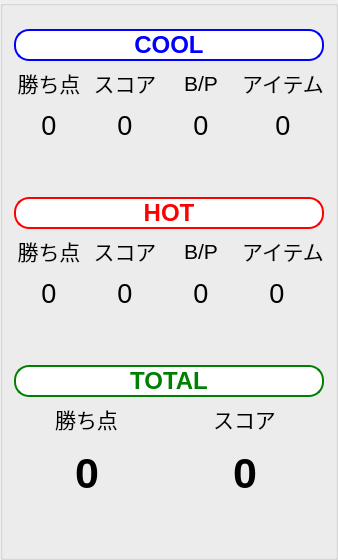
         <widget class="QGroupBox" name="groupBoxA">
          <property name="maximumSize">
           <size>
            <width>400</width>
            <height>16777215</height>
           </size>
          </property>
          <property name="styleSheet">
           <string notr="true"/>
          </property>
          <layout class="QVBoxLayout" name="verticalLayout_2">
           <item>
            <layout class="QGridLayout" name="gridLayout">
             <property name="topMargin">
              <number>12</number>
             </property>
             <item row="4" column="0" colspan="4">
              <widget class="QLabel" name="HOT_label_A">
               <property name="maximumSize">
                <size>
                 <width>16777215</width>
                 <height>40</height>
                </size>
               </property>
               <property name="font">
                <font>
                 <pointsize>18</pointsize>
                 <bold>true</bold>
                </font>
               </property>
               <property name="styleSheet">
                <string notr="true">border-radius: 15px;border:2px solid red;color:red;background-color:white;</string>
               </property>
               <property name="text">
                <string>HOT</string>
               </property>
               <property name="alignment">
                <set>Qt::AlignCenter</set>
               </property>
              </widget>
             </item>
             <item row="10" column="0" colspan="2" alignment="Qt::AlignHCenter">
              <widget class="DynamicallyLabel" name="result_A">
               <property name="minimumSize">
                <size>
                 <width>140</width>
                 <height>65</height>
                </size>
               </property>
               <property name="maximumSize">
                <size>
                 <width>140</width>
                 <height>65</height>
                </size>
               </property>
               <property name="font">
                <font>
                 <family>Yu Gothic UI</family>
                 <pointsize>32</pointsize>
                 <bold>true</bold>
                </font>
               </property>
               <property name="text">
                <string>0</string>
               </property>
               <property name="scaledContents">
                <bool>true</bool>
               </property>
               <property name="alignment">
                <set>Qt::AlignCenter</set>
               </property>
              </widget>
             </item>
             <item row="5" column="2">
              <widget class="QLabel" name="bonus_label_A2">
               <property name="maximumSize">
                <size>
                 <width>84</width>
                 <height>16777215</height>
                </size>
               </property>
               <property name="font">
                <font>
                 <pointsize>16</pointsize>
                </font>
               </property>
               <property name="styleSheet">
                <string notr="true"/>
               </property>
               <property name="text">
                <string>B/P</string>
               </property>
               <property name="alignment">
                <set>Qt::AlignCenter</set>
               </property>
              </widget>
             </item>
             <item row="10" column="2" colspan="2" alignment="Qt::AlignHCenter">
              <widget class="DynamicallyLabel" name="score_total_A">
               <property name="minimumSize">
                <size>
                 <width>140</width>
                 <height>65</height>
                </size>
               </property>
               <property name="maximumSize">
                <size>
                 <width>140</width>
                 <height>65</height>
                </size>
               </property>
               <property name="font">
                <font>
                 <family>Yu Gothic UI</family>
                 <pointsize>32</pointsize>
                 <bold>true</bold>
                </font>
               </property>
               <property name="text">
                <string>0</string>
               </property>
               <property name="scaledContents">
                <bool>true</bool>
               </property>
               <property name="alignment">
                <set>Qt::AlignCenter</set>
               </property>
              </widget>
             </item>
             <item row="2" column="1">
              <widget class="DynamicallyLabel" name="score_1_A">
               <property name="minimumSize">
                <size>
                 <width>70</width>
                 <height>40</height>
                </size>
               </property>
               <property name="maximumSize">
                <size>
                 <width>70</width>
                 <height>40</height>
                </size>
               </property>
               <property name="font">
                <font>
                 <pointsize>20</pointsize>
                </font>
               </property>
               <property name="text">
                <string>0</string>
               </property>
               <property name="scaledContents">
                <bool>true</bool>
               </property>
               <property name="alignment">
                <set>Qt::AlignCenter</set>
               </property>
              </widget>
             </item>
             <item row="2" column="0">
              <widget class="DynamicallyLabel" name="result_1_A">
               <property name="minimumSize">
                <size>
                 <width>70</width>
                 <height>40</height>
                </size>
               </property>
               <property name="maximumSize">
                <size>
                 <width>70</width>
                 <height>40</height>
                </size>
               </property>
               <property name="font">
                <font>
                 <pointsize>20</pointsize>
                </font>
               </property>
               <property name="text">
                <string>0</string>
               </property>
               <property name="scaledContents">
                <bool>true</bool>
               </property>
               <property name="alignment">
                <set>Qt::AlignCenter</set>
               </property>
              </widget>
             </item>
             <item row="0" column="0" colspan="4">
              <widget class="QLabel" name="COOL_label_A">
               <property name="maximumSize">
                <size>
                 <width>16777215</width>
                 <height>40</height>
                </size>
               </property>
               <property name="font">
                <font>
                 <pointsize>18</pointsize>
                 <bold>true</bold>
                </font>
               </property>
               <property name="styleSheet">
                <string notr="true">border-radius: 15px;border:2px solid blue;color:blue;background-color:white;</string>
               </property>
               <property name="text">
                <string>COOL</string>
               </property>
               <property name="alignment">
                <set>Qt::AlignCenter</set>
               </property>
              </widget>
             </item>
             <item row="6" column="2">
              <widget class="DynamicallyLabel" name="bonus_2_A">
               <property name="minimumSize">
                <size>
                 <width>70</width>
                 <height>40</height>
                </size>
               </property>
               <property name="maximumSize">
                <size>
                 <width>70</width>
                 <height>40</height>
                </size>
               </property>
               <property name="font">
                <font>
                 <pointsize>20</pointsize>
                </font>
               </property>
               <property name="styleSheet">
                <string notr="true">border-radius: 15px;</string>
               </property>
               <property name="text">
                <string>0</string>
               </property>
               <property name="scaledContents">
                <bool>true</bool>
               </property>
               <property name="alignment">
                <set>Qt::AlignCenter</set>
               </property>
              </widget>
             </item>
             <item row="8" column="0" colspan="4">
              <widget class="QLabel" name="total_label_A">
               <property name="maximumSize">
                <size>
                 <width>16777215</width>
                 <height>40</height>
                </size>
               </property>
               <property name="font">
                <font>
                 <pointsize>18</pointsize>
                 <bold>true</bold>
                </font>
               </property>
               <property name="styleSheet">
                <string notr="true">border-radius: 15px;border:2px solid green;color:green;background-color:white;</string>
               </property>
               <property name="text">
                <string>TOTAL</string>
               </property>
               <property name="alignment">
                <set>Qt::AlignCenter</set>
               </property>
              </widget>
             </item>
             <item row="1" column="1">
              <widget class="QLabel" name="score_label_A1">
               <property name="maximumSize">
                <size>
                 <width>84</width>
                 <height>16777215</height>
                </size>
               </property>
               <property name="font">
                <font>
                 <pointsize>16</pointsize>
                </font>
               </property>
               <property name="styleSheet">
                <string notr="true"/>
               </property>
               <property name="text">
                <string>スコア</string>
               </property>
               <property name="alignment">
                <set>Qt::AlignCenter</set>
               </property>
              </widget>
             </item>
             <item row="5" column="0">
              <widget class="QLabel" name="result_label_A2">
               <property name="maximumSize">
                <size>
                 <width>84</width>
                 <height>16777215</height>
                </size>
               </property>
               <property name="font">
                <font>
                 <pointsize>16</pointsize>
                </font>
               </property>
               <property name="styleSheet">
                <string notr="true"/>
               </property>
               <property name="text">
                <string>勝ち点</string>
               </property>
               <property name="alignment">
                <set>Qt::AlignCenter</set>
               </property>
              </widget>
             </item>
             <item row="3" column="2">
              <widget class="QLabel" name="reason_1_A">
               <property name="minimumSize">
                <size>
                 <width>0</width>
                 <height>40</height>
                </size>
               </property>
               <property name="maximumSize">
                <size>
                 <width>16777215</width>
                 <height>40</height>
                </size>
               </property>
               <property name="font">
                <font>
                 <pointsize>14</pointsize>
                </font>
               </property>
               <property name="text">
                <string/>
               </property>
               <property name="alignment">
                <set>Qt::AlignHCenter|Qt::AlignTop</set>
               </property>
              </widget>
             </item>
             <item row="1" column="2">
              <widget class="QLabel" name="bonus_label_A1">
               <property name="maximumSize">
                <size>
                 <width>84</width>
                 <height>16777215</height>
                </size>
               </property>
               <property name="font">
                <font>
                 <pointsize>16</pointsize>
                </font>
               </property>
               <property name="styleSheet">
                <string notr="true"/>
               </property>
               <property name="text">
                <string>B/P</string>
               </property>
               <property name="alignment">
                <set>Qt::AlignCenter</set>
               </property>
              </widget>
             </item>
             <item row="1" column="3">
              <widget class="QLabel" name="item_label_A1">
               <property name="maximumSize">
                <size>
                 <width>84</width>
                 <height>16777215</height>
                </size>
               </property>
               <property name="font">
                <font>
                 <pointsize>16</pointsize>
                </font>
               </property>
               <property name="styleSheet">
                <string notr="true"/>
               </property>
               <property name="text">
                <string>アイテム</string>
               </property>
               <property name="alignment">
                <set>Qt::AlignCenter</set>
               </property>
              </widget>
             </item>
             <item row="5" column="1">
              <widget class="QLabel" name="score_label_A2">
               <property name="maximumSize">
                <size>
                 <width>84</width>
                 <height>16777215</height>
                </size>
               </property>
               <property name="font">
                <font>
                 <pointsize>16</pointsize>
                </font>
               </property>
               <property name="styleSheet">
                <string notr="true"/>
               </property>
               <property name="text">
                <string>スコア</string>
               </property>
               <property name="alignment">
                <set>Qt::AlignCenter</set>
               </property>
              </widget>
             </item>
             <item row="2" column="3" alignment="Qt::AlignHCenter">
              <widget class="DynamicallyLabel" name="item_1_A">
               <property name="minimumSize">
                <size>
                 <width>70</width>
                 <height>40</height>
                </size>
               </property>
               <property name="maximumSize">
                <size>
                 <width>70</width>
                 <height>40</height>
                </size>
               </property>
               <property name="font">
                <font>
                 <pointsize>20</pointsize>
                </font>
               </property>
               <property name="styleSheet">
                <string notr="true">border-radius: 15px;</string>
               </property>
               <property name="text">
                <string>0</string>
               </property>
               <property name="scaledContents">
                <bool>true</bool>
               </property>
               <property name="alignment">
                <set>Qt::AlignCenter</set>
               </property>
              </widget>
             </item>
             <item row="6" column="3">
              <widget class="DynamicallyLabel" name="item_2_A">
               <property name="minimumSize">
                <size>
                 <width>70</width>
                 <height>40</height>
                </size>
               </property>
               <property name="maximumSize">
                <size>
                 <width>70</width>
                 <height>40</height>
                </size>
               </property>
               <property name="font">
                <font>
                 <pointsize>20</pointsize>
                </font>
               </property>
               <property name="styleSheet">
                <string notr="true">border-radius: 15px;</string>
               </property>
               <property name="text">
                <string>0</string>
               </property>
               <property name="scaledContents">
                <bool>true</bool>
               </property>
               <property name="alignment">
                <set>Qt::AlignCenter</set>
               </property>
              </widget>
             </item>
             <item row="6" column="0">
              <widget class="DynamicallyLabel" name="result_2_A">
               <property name="minimumSize">
                <size>
                 <width>70</width>
                 <height>40</height>
                </size>
               </property>
               <property name="maximumSize">
                <size>
                 <width>70</width>
                 <height>40</height>
                </size>
               </property>
               <property name="font">
                <font>
                 <pointsize>20</pointsize>
                </font>
               </property>
               <property name="styleSheet">
                <string notr="true"/>
               </property>
               <property name="text">
                <string>0</string>
               </property>
               <property name="scaledContents">
                <bool>true</bool>
               </property>
               <property name="alignment">
                <set>Qt::AlignCenter</set>
               </property>
              </widget>
             </item>
             <item row="6" column="1">
              <widget class="DynamicallyLabel" name="score_2_A">
               <property name="minimumSize">
                <size>
                 <width>70</width>
                 <height>40</height>
                </size>
               </property>
               <property name="maximumSize">
                <size>
                 <width>70</width>
                 <height>40</height>
                </size>
               </property>
               <property name="font">
                <font>
                 <pointsize>20</pointsize>
                </font>
               </property>
               <property name="styleSheet">
                <string notr="true"/>
               </property>
               <property name="text">
                <string>0</string>
               </property>
               <property name="scaledContents">
                <bool>true</bool>
               </property>
               <property name="alignment">
                <set>Qt::AlignCenter</set>
               </property>
              </widget>
             </item>
             <item row="1" column="0">
              <widget class="QLabel" name="result_label_A1">
               <property name="maximumSize">
                <size>
                 <width>84</width>
                 <height>16777215</height>
                </size>
               </property>
               <property name="font">
                <font>
                 <pointsize>16</pointsize>
                </font>
               </property>
               <property name="styleSheet">
                <string notr="true"/>
               </property>
               <property name="text">
                <string>勝ち点</string>
               </property>
               <property name="alignment">
                <set>Qt::AlignCenter</set>
               </property>
              </widget>
             </item>
             <item row="2" column="2">
              <widget class="DynamicallyLabel" name="bonus_1_A">
               <property name="minimumSize">
                <size>
                 <width>70</width>
                 <height>40</height>
                </size>
               </property>
               <property name="maximumSize">
                <size>
                 <width>70</width>
                 <height>40</height>
                </size>
               </property>
               <property name="font">
                <font>
                 <pointsize>20</pointsize>
                </font>
               </property>
               <property name="styleSheet">
                <string notr="true">border-radius: 15px;</string>
               </property>
               <property name="text">
                <string>0</string>
               </property>
               <property name="scaledContents">
                <bool>true</bool>
               </property>
               <property name="alignment">
                <set>Qt::AlignCenter</set>
               </property>
              </widget>
             </item>
             <item row="7" column="2">
              <widget class="QLabel" name="reason_2_A">
               <property name="minimumSize">
                <size>
                 <width>0</width>
                 <height>40</height>
                </size>
               </property>
               <property name="maximumSize">
                <size>
                 <width>16777215</width>
                 <height>40</height>
                </size>
               </property>
               <property name="font">
                <font>
                 <pointsize>14</pointsize>
                </font>
               </property>
               <property name="styleSheet">
                <string notr="true"/>
               </property>
               <property name="text">
                <string/>
               </property>
               <property name="alignment">
                <set>Qt::AlignHCenter|Qt::AlignTop</set>
               </property>
              </widget>
             </item>
             <item row="5" column="3">
              <widget class="QLabel" name="item_label_A2">
               <property name="maximumSize">
                <size>
                 <width>84</width>
                 <height>16777215</height>
                </size>
               </property>
               <property name="font">
                <font>
                 <pointsize>16</pointsize>
                </font>
               </property>
               <property name="styleSheet">
                <string notr="true"/>
               </property>
               <property name="text">
                <string>アイテム</string>
               </property>
               <property name="alignment">
                <set>Qt::AlignCenter</set>
               </property>
              </widget>
             </item>
             <item row="9" column="0" colspan="2" alignment="Qt::AlignHCenter">
              <widget class="QLabel" name="result_label_A">
               <property name="maximumSize">
                <size>
                 <width>84</width>
                 <height>16777215</height>
                </size>
               </property>
               <property name="font">
                <font>
                 <pointsize>16</pointsize>
                </font>
               </property>
               <property name="styleSheet">
                <string notr="true"/>
               </property>
               <property name="text">
                <string>勝ち点</string>
               </property>
               <property name="alignment">
                <set>Qt::AlignCenter</set>
               </property>
              </widget>
             </item>
             <item row="9" column="2" colspan="2" alignment="Qt::AlignHCenter">
              <widget class="QLabel" name="score_label_A">
               <property name="maximumSize">
                <size>
                 <width>84</width>
                 <height>16777215</height>
                </size>
               </property>
               <property name="font">
                <font>
                 <pointsize>16</pointsize>
                </font>
               </property>
               <property name="styleSheet">
                <string notr="true"/>
               </property>
               <property name="text">
                <string>スコア</string>
               </property>
               <property name="alignment">
                <set>Qt::AlignCenter</set>
               </property>
              </widget>
             </item>
            </layout>
           </item>
           <item>
            <spacer name="verticalSpacer">
             <property name="orientation">
              <enum>Qt::Vertical</enum>
             </property>
             <property name="sizeHint" stdset="0">
              <size>
               <width>20</width>
               <height>40</height>
              </size>
             </property>
            </spacer>
           </item>
          </layout>
         </widget>
